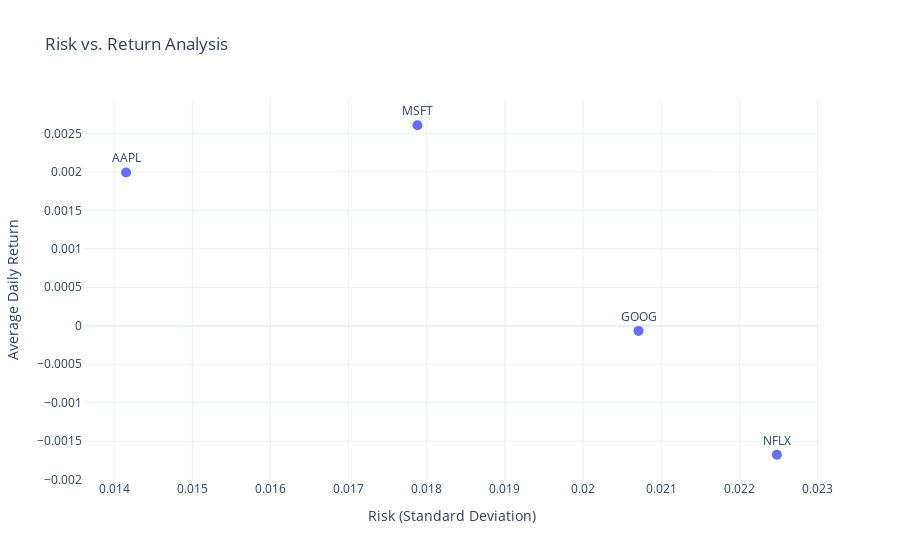

This figure's notebook cell:
### Code cell
daily_returns = pivot_data.pct_change().dropna()
avg_daily_return = daily_returns.mean()
risk = daily_returns.std()

risk_return_df = pd.DataFrame({'Risk': risk, 'Average Daily Return': avg_daily_return})

fig = go.Figure()
fig.add_trace(go.Scatter(
    x=risk_return_df['Risk'],
    y=risk_return_df['Average Daily Return'],
    mode='markers+text',
    text=risk_return_df.index,
    textposition="top center",
    marker=dict(size=10)
))
fig.update_layout(
    title='Risk vs. Return Analysis',
    xaxis_title='Risk (Standard Deviation)',
    yaxis_title='Average Daily Return',
    showlegend=False
)
fig.show()

### Figure 1 — Plotly figure (JSON) as saved in the notebook; plotly's stock layout.template omitted (floating-point values rounded to 4 significant figures)
{"data": [{"marker": {"size": 10}, "mode": "markers+text", "text": ["AAPL", "GOOG", "MSFT", "NFLX"], "textposition": "top center", "type": "scatter", "x": [0.01415, 0.02071, 0.01788, 0.02248], "y": [0.001991, -6.681e-05, 0.002606, -0.001676]}], "layout": {"autosize": true, "showlegend": false, "title": {"text": "Risk vs. Return Analysis"}, "xaxis": {"autorange": true, "range": [0.01362, 0.02301], "title": {"text": "Risk (Standard Deviation)"}, "type": "linear"}, "yaxis": {"autorange": true, "range": [-0.002113, 0.003043], "title": {"text": "Average Daily Return"}, "type": "linear"}}}
